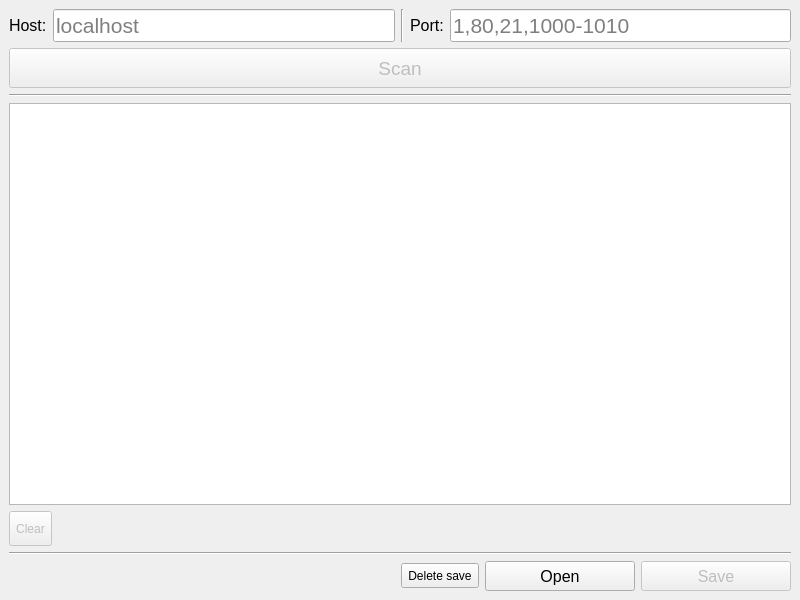
<?xml version="1.0" encoding="UTF-8"?>
<ui version="4.0">
 <class>ScanPort</class>
 <widget class="QMainWindow" name="ScanPort">
  <property name="geometry">
   <rect>
    <x>0</x>
    <y>0</y>
    <width>800</width>
    <height>600</height>
   </rect>
  </property>
  <property name="windowTitle">
   <string>ScanPort</string>
  </property>
  <widget class="QWidget" name="centralwidget">
   <layout class="QGridLayout" name="gridLayout">
    <item row="0" column="0">
     <layout class="QVBoxLayout" name="verticalLayout">
      <item>
       <layout class="QHBoxLayout" name="horizontalLayout_2">
        <item>
         <widget class="QLabel" name="label">
          <property name="font">
           <font>
            <pointsize>12</pointsize>
           </font>
          </property>
          <property name="text">
           <string>Host:</string>
          </property>
         </widget>
        </item>
        <item>
         <widget class="QLineEdit" name="lineHost">
          <property name="font">
           <font>
            <pointsize>16</pointsize>
           </font>
          </property>
          <property name="placeholderText">
           <string>localhost</string>
          </property>
         </widget>
        </item>
        <item>
         <widget class="Line" name="line_3">
          <property name="orientation">
           <enum>Qt::Vertical</enum>
          </property>
         </widget>
        </item>
        <item>
         <widget class="QLabel" name="label_2">
          <property name="font">
           <font>
            <pointsize>12</pointsize>
           </font>
          </property>
          <property name="text">
           <string>Port:</string>
          </property>
         </widget>
        </item>
        <item>
         <widget class="QLineEdit" name="linePorts">
          <property name="font">
           <font>
            <pointsize>16</pointsize>
           </font>
          </property>
          <property name="placeholderText">
           <string>1,80,21,1000-1010</string>
          </property>
         </widget>
        </item>
       </layout>
      </item>
      <item>
       <widget class="QPushButton" name="buttScan">
        <property name="enabled">
         <bool>false</bool>
        </property>
        <property name="minimumSize">
         <size>
          <width>0</width>
          <height>40</height>
         </size>
        </property>
        <property name="font">
         <font>
          <pointsize>14</pointsize>
         </font>
        </property>
        <property name="toolTip">
         <string>If ports are not entered, the program will scan ports from 0 to 49151.</string>
        </property>
        <property name="text">
         <string>Scan</string>
        </property>
       </widget>
      </item>
      <item>
       <widget class="Line" name="line">
        <property name="orientation">
         <enum>Qt::Horizontal</enum>
        </property>
       </widget>
      </item>
      <item>
       <widget class="QTextBrowser" name="textResult">
        <property name="font">
         <font>
          <pointsize>14</pointsize>
         </font>
        </property>
        <property name="tabChangesFocus">
         <bool>false</bool>
        </property>
        <property name="documentTitle">
         <string/>
        </property>
       </widget>
      </item>
      <item>
       <layout class="QHBoxLayout" name="horizontalLayout_3">
        <item>
         <widget class="QToolButton" name="toolClear">
          <property name="enabled">
           <bool>false</bool>
          </property>
          <property name="minimumSize">
           <size>
            <width>35</width>
            <height>35</height>
           </size>
          </property>
          <property name="text">
           <string>Clear</string>
          </property>
         </widget>
        </item>
        <item>
         <spacer name="horizontalSpacer_2">
          <property name="orientation">
           <enum>Qt::Horizontal</enum>
          </property>
          <property name="sizeHint" stdset="0">
           <size>
            <width>40</width>
            <height>20</height>
           </size>
          </property>
         </spacer>
        </item>
       </layout>
      </item>
      <item>
       <widget class="Line" name="line_2">
        <property name="orientation">
         <enum>Qt::Horizontal</enum>
        </property>
       </widget>
      </item>
      <item>
       <layout class="QHBoxLayout" name="horizontalLayout">
        <item>
         <spacer name="horizontalSpacer">
          <property name="orientation">
           <enum>Qt::Horizontal</enum>
          </property>
          <property name="sizeHint" stdset="0">
           <size>
            <width>40</width>
            <height>20</height>
           </size>
          </property>
         </spacer>
        </item>
        <item>
         <widget class="QToolButton" name="toolDelete">
          <property name="minimumSize">
           <size>
            <width>75</width>
            <height>25</height>
           </size>
          </property>
          <property name="text">
           <string>Delete save</string>
          </property>
         </widget>
        </item>
        <item>
         <widget class="QPushButton" name="buttOpen">
          <property name="minimumSize">
           <size>
            <width>150</width>
            <height>30</height>
           </size>
          </property>
          <property name="font">
           <font>
            <pointsize>12</pointsize>
           </font>
          </property>
          <property name="text">
           <string>Open</string>
          </property>
         </widget>
        </item>
        <item>
         <widget class="QPushButton" name="buttSave">
          <property name="enabled">
           <bool>false</bool>
          </property>
          <property name="minimumSize">
           <size>
            <width>150</width>
            <height>30</height>
           </size>
          </property>
          <property name="font">
           <font>
            <pointsize>12</pointsize>
           </font>
          </property>
          <property name="text">
           <string>Save</string>
          </property>
         </widget>
        </item>
       </layout>
      </item>
     </layout>
    </item>
   </layout>
  </widget>
 </widget>
 <tabstops>
  <tabstop>linePorts</tabstop>
  <tabstop>lineHost</tabstop>
  <tabstop>buttScan</tabstop>
  <tabstop>buttSave</tabstop>
  <tabstop>buttOpen</tabstop>
  <tabstop>textResult</tabstop>
 </tabstops>
 <resources/>
 <connections/>
</ui>
